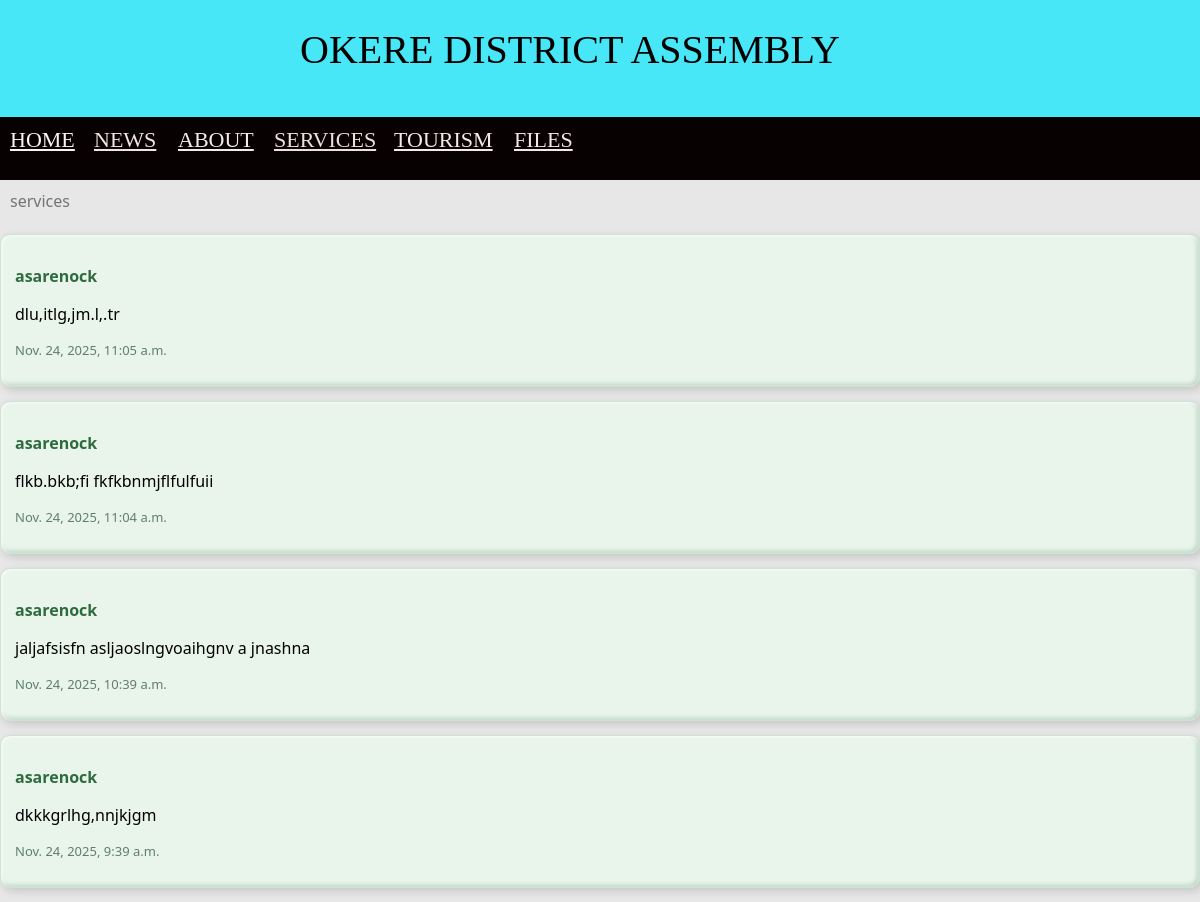
Screenshot of /service_list/ with the database file from the repository.
### okere/models.py (models this page shows, shortened)
class ServiceStore(models.Model):
    text = models.TextField(max_length=1000)
    upload_at = models.DateTimeField(auto_now_add=True)
    user = models.ForeignKey(User,on_delete=models.CASCADE)
    class Meta:
        ordering = ['-upload_at']

### okere/views.py (the view)
# urls.py: path('service_list/',views.service_list, name='service_list'),
def service_list(request):
    file = ServiceStore.objects.all()
    return render(request,'service.html',{'file':file})

### okere/templates/service.html (shortened to what this page needs)
{% load static %}
<!DOCTYPE html>
<html>
<head>
    <link rel="stylesheet" href="{% static 'css/service1.css' %}">
</head>
<body id="isk2uo-2-2-2-2">
  <div data-type-role="flex-row" class="gjs-plg-flex-row" id="iiazndu">
    <div data-type-role="flex-column" class="gjs-plg-flex-column" id="i855wgc">
      <div id="i2eadtv">
        <div id="iq1woep">OKERE DISTRICT ASSEMBLY</div>
      </div>
    </div>
  </div>
  <div data-type-role="flex-row" class="gjs-plg-flex-row" id="iiztovk">
    <div data-type-role="flex-column" class="gjs-plg-flex-column" id="itgt1kv"><a class="gjs-t-link"
        id="igbet1w" href="{% url 'slide' %}">HOME</a>
      <a class="gjs-t-link" id="iw54otg" href="{% url 'news_list' %}">NEWS</a>
      <a class="gjs-t-link" id="i9nrpvi" href="{% url 'about_list' %}">ABOUT</a><a
        class="gjs-t-link" id="ixk4kwy" href="{% url 'service_list' %}">SERVICES</a>
      <a class="gjs-t-link" id="i41u213" href="{% url 'tourist_list' %}">TOURISM</a><a class="gjs-t-link"
        id="ihkustl" href="{% url 'file_list'%} " >FILES</a></div>
  </div>
  <div data-type-role="flex-row" class="gjs-plg-flex-row" id="inst69f">
    <div data-type-role="flex-column" class="gjs-plg-flex-column" id="itgzbtx">
      <div id="ijxnuas">services</div>
    </div>
  </div>
{% for f in file %}
  <div class="item emboss">
      <p class="username">{{ f.user.username }}</p>
      <p>{{ f.text }}</p>
      <p class="date">{{ f.upload_at }}</p>
  </div>
{% empty %}
  <p>No text uploaded yet.</p>
{% endfor %}
</body>
</html>

### okere/static/css/service1.css (style rules this page uses)
* { box-sizing: border-box; }
body { margin: 0; }
:root { --gjs-t-color-primary: #cf549e; --gjs-t-color-secondary: #b9227d; --gjs-t-color-accent: #ffb347; --gjs-t-color-success: #28a745; --gjs-t-color-warning: #ffc107; --gjs-t-color-error: #dc3545; }
body { background-color: #e7e7e7; font-family: system-ui, sans-serif; }
.gjs-plg-flex-column { flex-grow: 1; }
.gjs-plg-flex-row { display: flex; align-items: stretch; flex-wrap: nowrap; }
.gjs-t-link { color: var(--gjs-t-color-primary); text-decoration: underline; }
#iq1woep { text-align: center; position: fixed; left: 25%; top: 26px; font-family: Georgia, serif; font-size: 40px; }
#i2eadtv { padding: 10px; font-size: 50px; font-family: Georgia, serif; font-weight: 400; margin-top: 30px; }
#i855wgc { flex-basis: 100%; background-color: rgba(71, 231, 247, 1); position: fixed; width: 100%; height: 13%; }
#iiazndu { width: 100%; height: 133px; }
#igbet1w { padding: 10px; font-family: Times New Roman, Times, serif; color: rgba(249, 244, 244, 1); font-size: 22px; position: fixed; cursor: pointer; }
#iw54otg { padding: 10px; font-family: Times New Roman, Times, serif; font-size: 22px; color: rgba(241, 227, 227, 1); position: fixed; left: 7%; cursor: pointer; }
#i9nrpvi { padding: 10px; font-size: 22px; font-family: Times New Roman, Times, serif; color: rgba(241, 235, 235, 1); position: fixed; left: 14%; cursor: pointer; }
#ixk4kwy { padding: 10px; font-family: Times New Roman, Times, serif; color: rgba(239, 224, 224, 1); font-size: 22px; position: fixed; left: 22%; cursor: pointer; }
#i41u213 { padding: 10px; font-size: 22px; font-family: Times New Roman, Times, serif; color: rgba(246, 233, 233, 1); position: fixed; left: 32%; cursor: pointer; }
#ihkustl { padding: 10px; font-size: 22px; font-family: Times New Roman, Times, serif; color: rgba(241, 232, 232, 1); position: fixed; left: 42%; cursor: pointer; }
#itgt1kv { flex-basis: 100%; background-color: rgba(8, 1, 1, 1); position: fixed; top: 13%; width: 100%; height: 7%; }
#iiztovk { width: 100%; height: 58px; }
#ijxnuas { padding: 10px; opacity: 50%; position: fixed; width: 100%; top: 20%; }
#itgzbtx { flex-basis: 100%; position: fixed; top: 27%; width: 100%; }
#inst69f { width: 100%; height: 43px; }

### okere/templates/service.html (style rules this page uses)
.item { margin-bottom: 14px; padding: 14px; border-radius: 10px; background: #e9f5ea; border: 1px solid #cfe3d2; }
.emboss { box-shadow: inset 1px 1px 3px rgba(255, 255, 255, 0.9), inset -2px -2px 4px rgba(50, 120, 80, 0.25), 3px 3px 8px rgba(0, 0, 0, 0.15); }
.username { font-weight: bold; color: #2f6b3f; margin-bottom: 4px; }
.date { font-size: 13px; color: #5f7f6a; margin-top: 6px; }

### rows the page displays
ServiceStore: user.username "asarenock", text "dlu,itlg,jm.l,.tr", upload_at "Nov. 24, 2025, 11:05 a.m."
ServiceStore: user.username "asarenock", text "flkb.bkb;fi fkfkbnmjflfulfuii", upload_at "Nov. 24, 2025, 11:04 a.m."
ServiceStore: user.username "asarenock", text "jaljafsisfn asljaoslngvoaihgnv a jnashna", upload_at "Nov. 24, 2025, 10:39 a.m."
ServiceStore: user.username "asarenock", text "dkkkgrlhg,nnjkjgm", upload_at "Nov. 24, 2025, 9:39 a.m."
